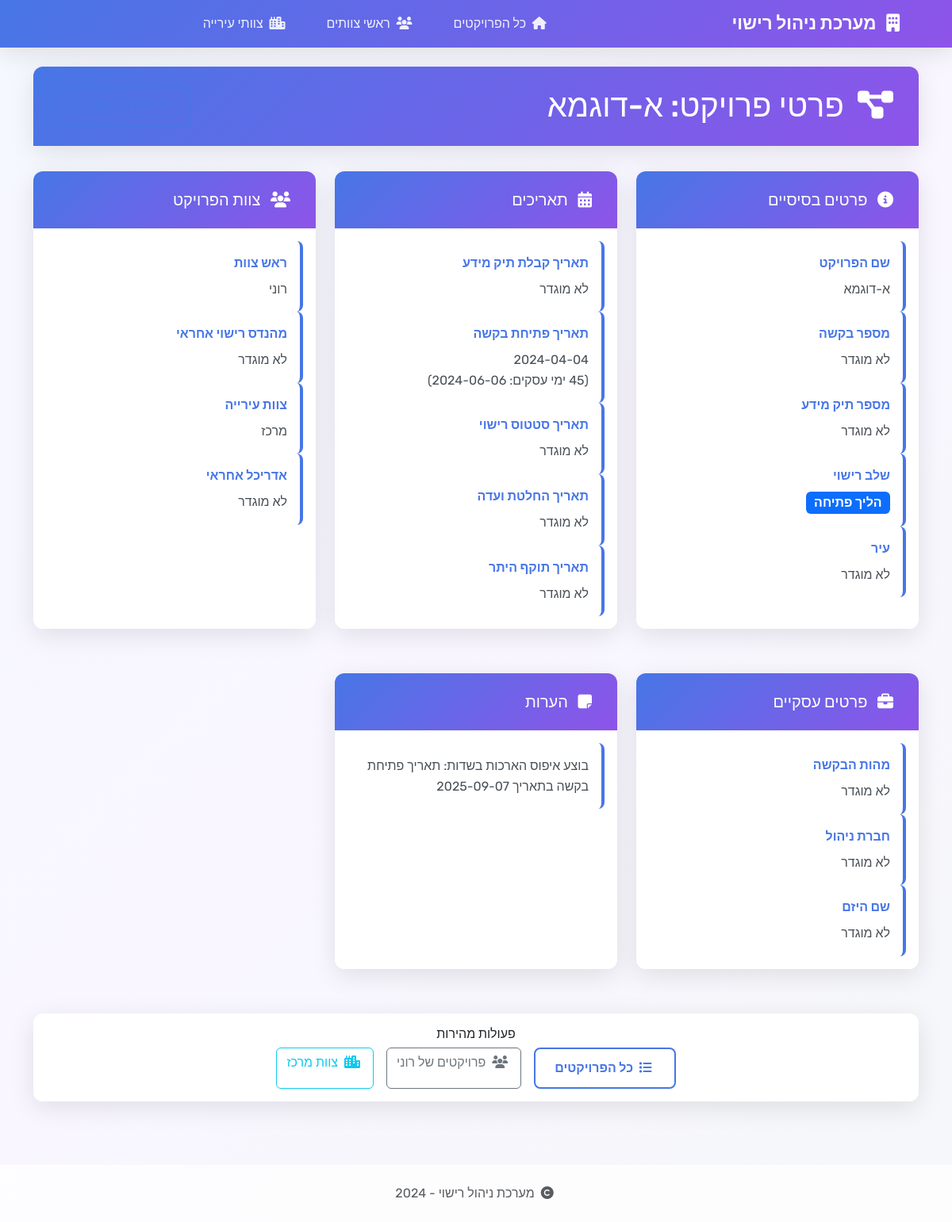
The page /project/340 on the database as committed earlier.
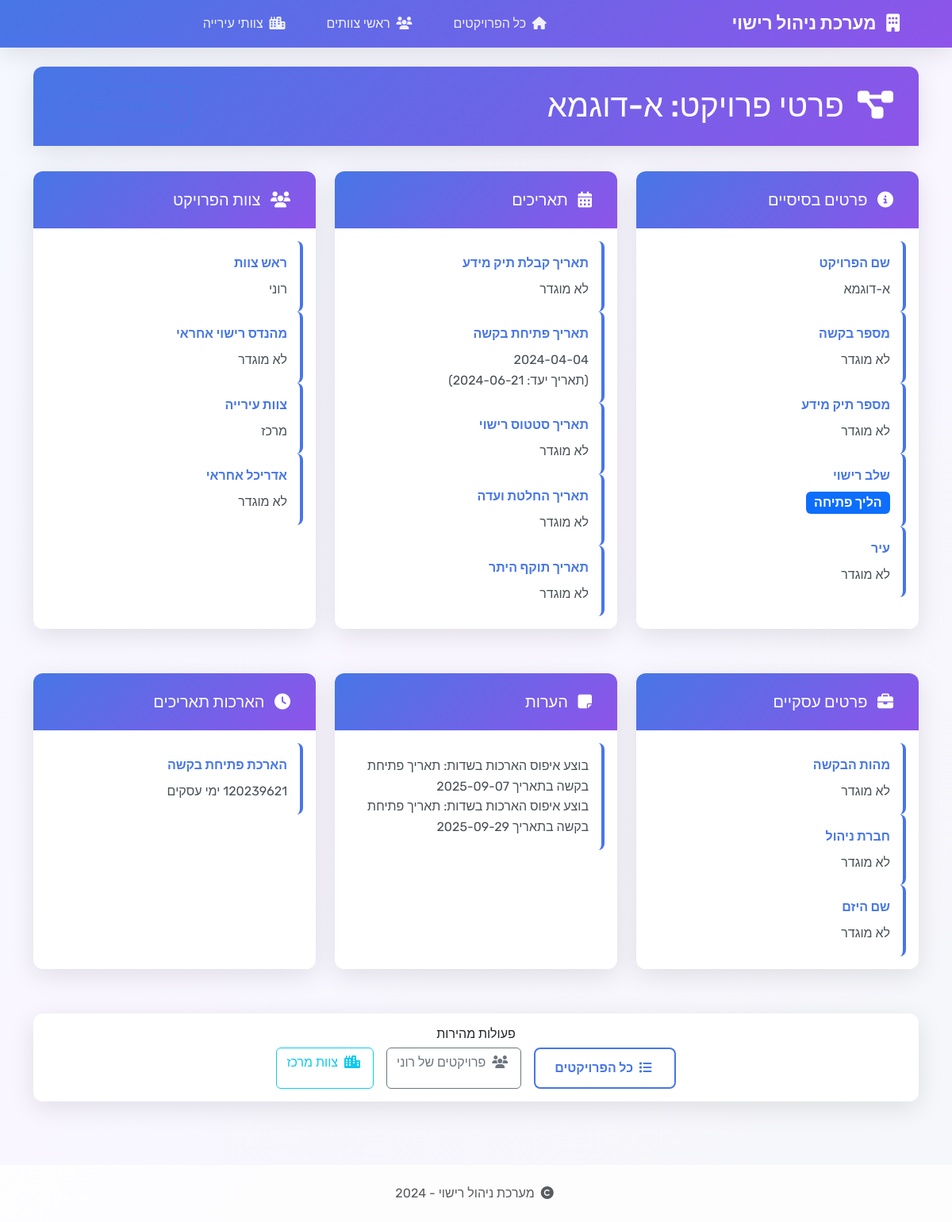
The same page on the database as committed later.
### tables this page shows
CREATE TABLE projects (
                id INTEGER PRIMARY KEY AUTOINCREMENT,
                project_name TEXT NOT NULL,
                request_number TEXT NOT NULL,
                date TEXT NOT NULL,
                team_leader TEXT NOT NULL,
                stage TEXT NOT NULL
            , request_date TEXT, opening_date TEXT, notes TEXT, licensing_engineer TEXT, request_types TEXT, engineer TEXT, info_file_number TEXT, status_date TEXT, management_company TEXT, entrepreneur_name TEXT, architect TEXT, city TEXT, city_team TEXT, committee_date TEXT, permit_validity_date TEXT, info_date_extension INTEGER DEFAULT 0, opening_date_extension INTEGER DEFAULT 0, status_date_extension INTEGER DEFAULT 0, committee_date_extension INTEGER DEFAULT 0, permit_validity_date_extension INTEGER DEFAULT 0);

### app.py (the view)
@app.route('/project/<int:project_id>')
def project_detail(project_id):
    conn = get_db_connection()
    project = conn.execute("""
        SELECT
            id, project_name, request_number, info_file_number,
            date, opening_date, status_date, committee_date, permit_validity_date,
            team_leader, stage, request_types, engineer, management_company,
            entrepreneur_name, architect, city, notes,
            info_date_extension, opening_date_extension, status_date_extension,
            committee_date_extension, permit_validity_date_extension, city_team
        FROM projects
        WHERE id = ?
    """, (project_id,)).fetchone()
    conn.close()
    if not project:
        return "פרויקט לא נמצא", 404
    project_dict = dict(project)
    if project_dict.get('date'):
        project_dict['formatted_info_date'] = format_date_with_extension(
            project_dict['date'],
            project_dict.get('info_date_extension', 0),
            'info'
        )
    if project_dict.get('opening_date'):
        project_dict['formatted_opening_date'] = format_date_with_extension(
            project_dict['opening_date'],
            project_dict.get('opening_date_extension', 0),
            'opening'
        )
    if project_dict.get('committee_date'):
        project_dict['formatted_committee_date'] = format_date_with_extension(
            project_dict['committee_date'],
            project_dict.get('committee_date_extension', 0),
            'committee'
        )
    if project_dict.get('permit_validity_date'):
        project_dict['formatted_permit_date'] = format_date_with_extension(
            project_dict['permit_validity_date'],
            project_dict.get('permit_validity_date_extension', 0),
            'permit'
        )
    return render_template('project_detail.html', project=project_dict)

### templates/project_detail.html (shortened to what this page needs)
{% extends "base.html" %}
{% block content %}
<div class="row">
    <div class="col-12">
        <div class="card">
            <div class="card-header d-flex justify-content-between align-items-center">
                <h1 class="mb-0">
                    <i class="fas fa-project-diagram me-2"></i>
                    פרטי פרויקט: {{ project.project_name }}
                </h1>
                <a href="{{ url_for('index') }}" class="btn btn-outline-primary">
                    <i class="fas fa-arrow-right me-1"></i>
                </a>
            </div>
        </div>
        <div class="project-detail-grid">
            <div class="card">
                <div class="card-header">
                    <h5 class="mb-0">
                        <i class="fas fa-info-circle me-2"></i>
                        פרטים בסיסיים
                    </h5>
                </div>
                <div class="card-body">
                    <div class="detail-item">
                        <div class="detail-label">שם הפרויקט</div>
                        <div class="detail-value">{{ project.project_name or 'לא מוגדר' }}</div>
                    </div>
                    <div class="detail-item">
                        <div class="detail-label">מספר בקשה</div>
                        <div class="detail-value">{{ project.request_number or 'לא מוגדר' }}</div>
                    </div>
                    <div class="detail-item">
                        <div class="detail-label">מספר תיק מידע</div>
                        <div class="detail-value">{{ project.info_file_number or 'לא מוגדר' }}</div>
                    </div>
                    <div class="detail-item">
                        <div class="detail-label">שלב רישוי</div>
                        <div class="detail-value">
                            <span class="badge bg-primary fs-6">{{ project.stage or 'לא מוגדר' }}</span>
                        </div>
                    </div>
                    <div class="detail-item">
                        <div class="detail-label">עיר</div>
                        <div class="detail-value">{{ project.city or 'לא מוגדר' }}</div>
                    </div>
                </div>
            </div>
            <div class="card">
                <div class="card-header">
                    <h5 class="mb-0">
                        <i class="fas fa-calendar-alt me-2"></i>
                        תאריכים
                    </h5>
                </div>
                <div class="card-body">
                    <div class="detail-item">
                        <div class="detail-label">תאריך קבלת תיק מידע</div>
                        <div class="detail-value">{{ project.formatted_info_date|safe or project.date or 'לא מוגדר' }}</div>
                    </div>
                    <div class="detail-item">
                        <div class="detail-label">תאריך פתיחת בקשה</div>
                        <div class="detail-value">{{ project.formatted_opening_date|safe or project.opening_date or 'לא מוגדר' }}</div>
                    </div>
                    <div class="detail-item">
                        <div class="detail-label">תאריך סטטוס רישוי</div>
                        <div class="detail-value">{{ project.status_date or 'לא מוגדר' }}</div>
                    </div>
                    <div class="detail-item">
                        <div class="detail-label">תאריך החלטת ועדה</div>
                        <div class="detail-value">{{ project.formatted_committee_date|safe or project.committee_date or 'לא מוגדר' }}</div>
                    </div>
                    <div class="detail-item">
                        <div class="detail-label">תאריך תוקף היתר</div>
                        <div class="detail-value">{{ project.formatted_permit_date|safe or project.permit_validity_date or 'לא מוגדר' }}</div>
                    </div>
                </div>
            </div>
            <div class="card">
                <div class="card-header">
                    <h5 class="mb-0">
                        <i class="fas fa-users me-2"></i>
                        צוות הפרויקט
                    </h5>
                </div>
                <div class="card-body">
                    <div class="detail-item">
                        <div class="detail-label">ראש צוות</div>
                        <div class="detail-value">{{ project.team_leader or 'לא מוגדר' }}</div>
                    </div>
                    <div class="detail-item">
                        <div class="detail-label">מהנדס רישוי אחראי</div>
                        <div class="detail-value">{{ project.engineer or 'לא מוגדר' }}</div>
                    </div>
                    <div class="detail-item">
                        <div class="detail-label">צוות עירייה</div>
                        <div class="detail-value">{{ project.city_team or 'לא מוגדר' }}</div>
                    </div>
                    <div class="detail-item">
                        <div class="detail-label">אדריכל אחראי</div>
                        <div class="detail-value">{{ project.architect or 'לא מוגדר' }}</div>
                    </div>
                </div>
            </div>
            <div class="card">
                <div class="card-header">
                    <h5 class="mb-0">
                        <i class="fas fa-briefcase me-2"></i>
                        פרטים עסקיים
                    </h5>
                </div>
                <div class="card-body">
                    <div class="detail-item">
                        <div class="detail-label">מהות הבקשה</div>
                        <div class="detail-value">{{ project.request_types or 'לא מוגדר' }}</div>
                    </div>
                    <div class="detail-item">
                        <div class="detail-label">חברת ניהול</div>
                        <div class="detail-value">{{ project.management_company or 'לא מוגדר' }}</div>
                    </div>
                    <div class="detail-item">
                        <div class="detail-label">שם היזם</div>
                        <div class="detail-value">{{ project.entrepreneur_name or 'לא מוגדר' }}</div>
                    </div>
                </div>
            </div>
            {% if project.notes %}
            <div class="card">
                <div class="card-header">
                    <h5 class="mb-0">
                        <i class="fas fa-sticky-note me-2"></i>
                        הערות
                    </h5>
                </div>
                <div class="card-body">
                    <div class="detail-item">
                        <div class="detail-value" style="white-space: pre-wrap;">{{ project.notes }}</div>
                    </div>
                </div>
            </div>
            {% endif %}
            {% if project.info_date_extension or project.opening_date_extension or project.committee_date_extension or project.permit_validity_date_extension %}
            <div class="card">
                <div class="card-header">
                    <h5 class="mb-0">
                        <i class="fas fa-clock me-2"></i>
                        הארכות תאריכים
                    </h5>
                </div>
                <div class="card-body">
                    {% if project.opening_date_extension and project.opening_date_extension != 0 %}
                    <div class="detail-item">
                        <div class="detail-label">הארכת פתיחת בקשה</div>
                        <div class="detail-value">
                            {% if project.opening_date_extension == -90 %}
                                90 ימי עסקים מיוחד
                            {% elif project.opening_date_extension < -1000 %}
                                {{ (project.opening_date_extension|abs) - 1000 }} ימי עסקים
                            {% elif project.opening_date_extension < -100000000 %}
                                תאריך יעד ספציפי
                            {% else %}
                                {{ project.opening_date_extension }} ימים
                            {% endif %}
                        </div>
                    </div>
                    {% endif %}
                </div>
            </div>
            {% endif %}
        </div>
        <div class="card mt-4">
            <div class="card-body text-center">
                <h6 class="card-title">פעולות מהירות</h6>
                <div class="d-flex justify-content-center gap-3 flex-wrap">
                    <a href="{{ url_for('index') }}" class="btn btn-outline-primary">
                        <i class="fas fa-list me-1"></i>
                        כל הפרויקטים
                    </a>
                    <a href="{{ url_for('team_leaders', team_leader=project.team_leader) }}" class="btn btn-outline-secondary">
                        <i class="fas fa-users me-1"></i>
                        פרויקטים של {{ project.team_leader }}
                    </a>
                    {% if project.city_team %}
                    <a href="{{ url_for('city_teams', city_team=project.city_team) }}" class="btn btn-outline-info">
                        <i class="fas fa-city me-1"></i>
                        צוות {{ project.city_team }}
                    </a>
                    {% endif %}
                </div>
            </div>
        </div>
    </div>
</div>
{% endblock %}

### templates/base.html (shortened to what this page needs)
<!DOCTYPE html>
<html lang="he" dir="rtl">
<head>
    <link href="https://cdn.jsdelivr.net/npm/bootstrap@5.3.0/dist/css/bootstrap.min.css" rel="stylesheet">
    <link href="https://cdn.jsdelivr.net/npm/bootstrap@5.3.0/dist/css/bootstrap.rtl.min.css" rel="stylesheet">
    <link rel="stylesheet" href="https://cdnjs.cloudflare.com/ajax/libs/font-awesome/6.4.0/css/all.min.css">
</head>
<body>
    <nav class="navbar navbar-expand-lg navbar-dark">
        <div class="container">
            <a class="navbar-brand" href="{{ url_for('index') }}">
                <i class="fas fa-building me-2"></i>
                מערכת ניהול רישוי
            </a>
            <div class="collapse navbar-collapse" id="navbarNav">
                <ul class="navbar-nav me-auto">
                    <li class="nav-item">
                        <a class="nav-link {{ 'active' if request.endpoint == 'index' }}" href="{{ url_for('index') }}">
                            <i class="fas fa-home me-1"></i>
                            כל הפרויקטים
                        </a>
                    </li>
                    <li class="nav-item">
                        <a class="nav-link {{ 'active' if request.endpoint == 'team_leaders' }}" href="{{ url_for('team_leaders') }}">
                            <i class="fas fa-users me-1"></i>
                            ראשי צוותים
                        </a>
                    </li>
                    <li class="nav-item">
                        <a class="nav-link {{ 'active' if request.endpoint == 'city_teams' }}" href="{{ url_for('city_teams') }}">
                            <i class="fas fa-city me-1"></i>
                            צוותי עירייה
                        </a>
                    </li>
                </ul>
            </div>
        </div>
    </nav>
    <div class="container mt-4">
        {% block content %}{% endblock %}
    </div>
    <footer class="mt-5 py-4 text-center" style="background: rgba(255, 255, 255, 0.8);">
        <div class="container">
            <p class="mb-0 text-muted">
                <i class="fas fa-copyright me-1"></i>
                מערכת ניהול רישוי - 2024
            </p>
        </div>
    </footer>
</body>
</html>

Rows that differ between the two databases and show on the page:
changed projects "א-דוגמא": notes "בוצע איפוס הארכות בשדות: תאריך פתיחת בקשה בתאריך 2025-09-07" → "בוצע איפוס הארכות בשדות: תאריך פתיחת בקשה בתאריך 2025-09-07 בוצע איפוס הארכות בשדות: תאריך פתיחת בקשה בתאריך 2025-09-29"; opening_date_extension 0 → -120240621 (drawn); (project.opening_date_extension|abs)-1000 (not shown) → "120239621"
Other text that changed with them:
text no longer shown: "(45 ימי עסקים: 2024-06-06)"
text now shown: "(תאריך יעד: 2024-06-21) הארכות תאריכים הארכת פתיחת בקשה ימי עסקים"
